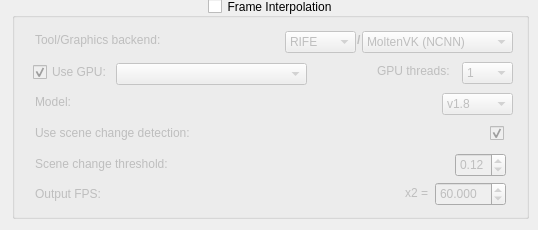
        <widget class="QWidget" name="InterpolationTab">
         <attribute name="title">
          <string>Interpolation</string>
         </attribute>
         <widget class="QGroupBox" name="InterpolationCB">
          <property name="geometry">
           <rect>
            <x>12</x>
            <y>-2</y>
            <width>517</width>
            <height>221</height>
           </rect>
          </property>
          <property name="toolTip">
           <string>Enables/disables frame interpolation.</string>
          </property>
          <property name="title">
           <string>Frame Interpolation</string>
          </property>
          <property name="alignment">
           <set>Qt::AlignCenter</set>
          </property>
          <property name="checkable">
           <bool>true</bool>
          </property>
          <property name="checked">
           <bool>false</bool>
          </property>
          <widget class="QComboBox" name="ToolInterpDD">
           <property name="geometry">
            <rect>
             <x>273</x>
             <y>33</y>
             <width>71</width>
             <height>22</height>
            </rect>
           </property>
           <property name="focusPolicy">
            <enum>Qt::NoFocus</enum>
           </property>
           <property name="toolTip">
            <string>&lt;html&gt;&lt;head/&gt;&lt;body&gt;&lt;p&gt;The tool to use for interpolation. &lt;/p&gt;&lt;p&gt;Recommended: EncodeGUI AI&lt;/p&gt;&lt;/body&gt;&lt;/html&gt;</string>
           </property>
           <property name="currentText">
            <string>RIFE</string>
           </property>
           <property name="currentIndex">
            <number>0</number>
           </property>
           <item>
            <property name="text">
             <string>RIFE</string>
            </property>
           </item>
          </widget>
          <widget class="QLabel" name="ToolInterpLabel">
           <property name="geometry">
            <rect>
             <x>23</x>
             <y>34</y>
             <width>141</width>
             <height>16</height>
            </rect>
           </property>
           <property name="text">
            <string>Tool/Graphics backend:</string>
           </property>
          </widget>
          <widget class="QCheckBox" name="UseGPUCB">
           <property name="geometry">
            <rect>
             <x>21</x>
             <y>64</y>
             <width>81</width>
             <height>20</height>
            </rect>
           </property>
           <property name="focusPolicy">
            <enum>Qt::NoFocus</enum>
           </property>
           <property name="toolTip">
            <string>Enables/disables using GPU.</string>
           </property>
           <property name="text">
            <string>Use GPU:</string>
           </property>
           <property name="checked">
            <bool>true</bool>
           </property>
          </widget>
          <widget class="QComboBox" name="GPUInterpDD">
           <property name="enabled">
            <bool>false</bool>
           </property>
           <property name="geometry">
            <rect>
             <x>104</x>
             <y>65</y>
             <width>191</width>
             <height>22</height>
            </rect>
           </property>
           <property name="focusPolicy">
            <enum>Qt::NoFocus</enum>
           </property>
           <property name="toolTip">
            <string>Selects the GPU for frame rendering.</string>
           </property>
          </widget>
          <widget class="QLabel" name="GPUThreadInterpLabel">
           <property name="enabled">
            <bool>false</bool>
           </property>
           <property name="geometry">
            <rect>
             <x>365</x>
             <y>63</y>
             <width>91</width>
             <height>20</height>
            </rect>
           </property>
           <property name="text">
            <string>GPU threads:</string>
           </property>
          </widget>
          <widget class="QComboBox" name="GPUThreadDD">
           <property name="enabled">
            <bool>false</bool>
           </property>
           <property name="geometry">
            <rect>
             <x>450</x>
             <y>64</y>
             <width>51</width>
             <height>22</height>
            </rect>
           </property>
           <property name="focusPolicy">
            <enum>Qt::NoFocus</enum>
           </property>
           <property name="toolTip">
            <string>Sets the number of GPU threads for NCNN interpolation.</string>
           </property>
           <property name="currentIndex">
            <number>0</number>
           </property>
           <item>
            <property name="text">
             <string>1</string>
            </property>
           </item>
          </widget>
          <widget class="QLabel" name="ModelInterpLabel">
           <property name="geometry">
            <rect>
             <x>23</x>
             <y>96</y>
             <width>52</width>
             <height>16</height>
            </rect>
           </property>
           <property name="text">
            <string>Model:</string>
           </property>
          </widget>
          <widget class="QCheckBox" name="SceneChangeCB">
           <property name="geometry">
            <rect>
             <x>478</x>
             <y>125</y>
             <width>25</width>
             <height>20</height>
            </rect>
           </property>
           <property name="focusPolicy">
            <enum>Qt::NoFocus</enum>
           </property>
           <property name="toolTip">
            <string>Enables scene change detection to reduce interpolation artefacts.</string>
           </property>
           <property name="text">
            <string/>
           </property>
           <property name="checked">
            <bool>true</bool>
           </property>
          </widget>
          <widget class="QDoubleSpinBox" name="OutputFPSNUD">
           <property name="geometry">
            <rect>
             <x>423</x>
             <y>184</y>
             <width>71</width>
             <height>24</height>
            </rect>
           </property>
           <property name="focusPolicy">
            <enum>Qt::WheelFocus</enum>
           </property>
           <property name="toolTip">
            <string>The output FPS.</string>
           </property>
           <property name="decimals">
            <number>3</number>
           </property>
           <property name="minimum">
            <double>10.000000000000000</double>
           </property>
           <property name="maximum">
            <double>780.000000000000000</double>
           </property>
           <property name="value">
            <double>60.000000000000000</double>
           </property>
          </widget>
          <widget class="QLabel" name="OutFPSLabel">
           <property name="geometry">
            <rect>
             <x>23</x>
             <y>188</y>
             <width>81</width>
             <height>16</height>
            </rect>
           </property>
           <property name="text">
            <string>Output FPS:</string>
           </property>
          </widget>
          <widget class="QLabel" name="SceneChangeLabel">
           <property name="geometry">
            <rect>
             <x>23</x>
             <y>127</y>
             <width>195</width>
             <height>16</height>
            </rect>
           </property>
           <property name="text">
            <string>Use scene change detection:</string>
           </property>
          </widget>
          <widget class="QComboBox" name="BackendDD">
           <property name="geometry">
            <rect>
             <x>350</x>
             <y>33</y>
             <width>151</width>
             <height>22</height>
            </rect>
           </property>
           <property name="focusPolicy">
            <enum>Qt::NoFocus</enum>
           </property>
           <property name="toolTip">
            <string>&lt;html&gt;&lt;head/&gt;&lt;body&gt;&lt;p&gt;Sets the graphics processing backend to use for the specified interpolation tool.&lt;/p&gt;&lt;p&gt;Recommended: CUDA&lt;/p&gt;&lt;/body&gt;&lt;/html&gt;</string>
           </property>
           <item>
            <property name="text">
             <string>MoltenVK (NCNN)</string>
            </property>
           </item>
          </widget>
          <widget class="QLabel" name="SlashLabel">
           <property name="geometry">
            <rect>
             <x>345</x>
             <y>34</y>
             <width>19</width>
             <height>16</height>
            </rect>
           </property>
           <property name="font">
            <font>
             <bold>true</bold>
            </font>
           </property>
           <property name="text">
            <string>/</string>
           </property>
          </widget>
          <widget class="QComboBox" name="RIFEModelVKDD">
           <property name="geometry">
            <rect>
             <x>430</x>
             <y>95</y>
             <width>71</width>
             <height>22</height>
            </rect>
           </property>
           <property name="focusPolicy">
            <enum>Qt::NoFocus</enum>
           </property>
           <property name="toolTip">
            <string>Sets the RIFE model to use for NCNN.</string>
           </property>
           <item>
            <property name="text">
             <string>v1.8</string>
            </property>
           </item>
           <item>
            <property name="text">
             <string>v2.3</string>
            </property>
           </item>
           <item>
            <property name="text">
             <string>v2.4</string>
            </property>
           </item>
           <item>
            <property name="text">
             <string>v3.1</string>
            </property>
           </item>
           <item>
            <property name="text">
             <string>v4.0</string>
            </property>
           </item>
           <item>
            <property name="text">
             <string>v4.6</string>
            </property>
           </item>
          </widget>
          <widget class="QLabel" name="Times2Label">
           <property name="geometry">
            <rect>
             <x>393</x>
             <y>187</y>
             <width>31</width>
             <height>16</height>
            </rect>
           </property>
           <property name="text">
            <string>x2 =</string>
           </property>
          </widget>
          <widget class="QDoubleSpinBox" name="SCThresholdNUD">
           <property name="enabled">
            <bool>false</bool>
           </property>
           <property name="geometry">
            <rect>
             <x>443</x>
             <y>155</y>
             <width>51</width>
             <height>24</height>
            </rect>
           </property>
           <property name="focusPolicy">
            <enum>Qt::WheelFocus</enum>
           </property>
           <property name="maximum">
            <double>1.000000000000000</double>
           </property>
           <property name="singleStep">
            <double>0.010000000000000</double>
           </property>
           <property name="value">
            <double>0.120000000000000</double>
           </property>
          </widget>
          <widget class="QLabel" name="SCThresholdLabel">
           <property name="geometry">
            <rect>
             <x>23</x>
             <y>158</y>
             <width>161</width>
             <height>16</height>
            </rect>
           </property>
           <property name="text">
            <string>Scene change threshold:</string>
           </property>
          </widget>
         </widget>
        </widget>
